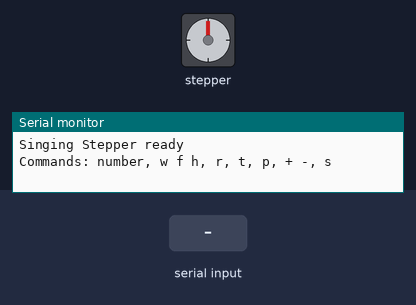
Recording of a sketch running on a simulated Arduino Uno, built with avr-gcc and run on an emulated ATmega328P. Parts: stepper motor, the last lines printed to the serial monitor. Wiring (inferred from the names in the program): stepper motor (2048 steps per turn assumed): coils pin 8, pin 9, pin 10, pin 11. Inputs (shaded band) come from the test bench.

Above: at 1.2 s.
1.3 s: "90,45\n" received over Serial
At 2.0 s:
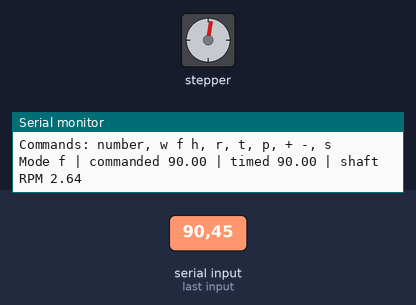
4.3 s: "t90\n" received over Serial
At 4.3 s:
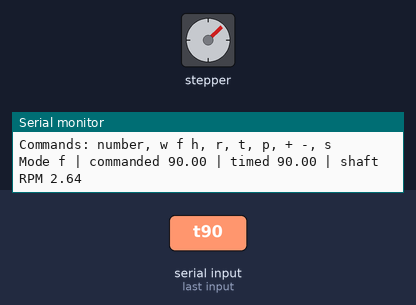
7.3 s: "p\n" received over Serial
10.3 s: "200\n" received over Serial
13.3 s: "+\n" received over Serial
At 14.5 s:
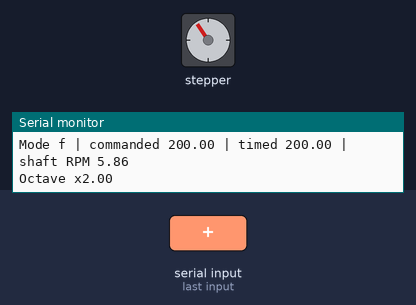
14.8 s: "30,150\n" received over Serial
At 17.33 s:
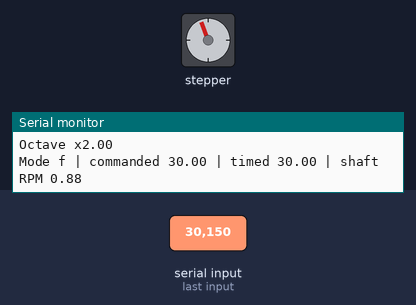
Timing chart, 0 to 34.0 s (numbered marks = the images above; inputs shaded):
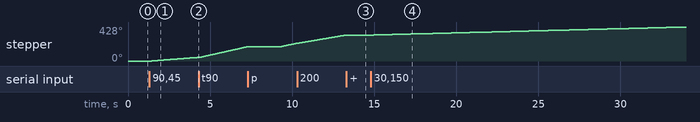

The sketch:

singing_stepper.ino
```cpp
/*
  Singing Stepper - Engr 346 DLA

    Type a command and press Enter:
    440     play 440 steps/s (= 440 Hz) until the next command
    w f h   wave / full / half step mode
    r       ramp on/off (start at 100 steps/s and speed up)
    t       test: play 10 notes, 3 s each, 1 s quiet between
    p       play the Alphabet song ( Just for fun)
    + -     song one octave up / down
    s       stop
  Typing anything while the motor is playing stops it.
*/

// Counts how many items are in a list. Example: COUNT(ALPHABET) = 42
#define COUNT(list) (sizeof(list) / sizeof(list[0]))

const int PIN[4] = {8, 9, 10, 11};   // IN1, IN2, IN3, IN4

// Coil table: 1 = coil on. Columns are IN1, IN2, IN3, IN4.
// Even rows have 1 coil on (wave drive). Odd rows have 2 coils on (full step).
// Half step uses every row, so it switches between 1 and 2 coils.
const byte COILS[8][4] = {
  {1, 0, 0, 0},   // row 0
  {1, 1, 0, 0},   // row 1
  {0, 1, 0, 0},   // row 2
  {0, 1, 1, 0},   // row 3
  {0, 0, 1, 0},   // row 4
  {0, 0, 1, 1},   // row 5
  {0, 0, 0, 1},   // row 6
  {1, 0, 0, 1}    // row 7
};

// =================== INPUTS: change these, not the functions ===================

// Test notes in steps/s (= Hz)
const float TEST_NOTES[] = {262, 294, 330, 349, 392, 440, 523, 659, 784, 880};

// Note frequencies in Hz. Add more here if a new song needs them.
const float NOTE_C4 = 261.63, NOTE_D4 = 293.66, NOTE_E4 = 329.63;
const float NOTE_F4 = 349.23, NOTE_G4 = 392.00, NOTE_A4 = 440.00;

// A song is a list of {note, length} pairs.
// Length: 2 = eighth, 4 = quarter, 8 = half note
const float ALPHABET[][2] = {
  {NOTE_C4, 4}, {NOTE_C4, 4}, {NOTE_G4, 4}, {NOTE_G4, 4}, {NOTE_A4, 4}, {NOTE_A4, 4}, {NOTE_G4, 8},  // A B C D E F G
  {NOTE_F4, 4}, {NOTE_F4, 4}, {NOTE_E4, 4}, {NOTE_E4, 4},                                            // H I J K
  {NOTE_D4, 2}, {NOTE_D4, 2}, {NOTE_D4, 2}, {NOTE_D4, 2}, {NOTE_C4, 8},                              // L M N O P
  {NOTE_G4, 4}, {NOTE_G4, 4}, {NOTE_F4, 8}, {NOTE_E4, 4}, {NOTE_E4, 4}, {NOTE_D4, 8},                // Q R S, T U V
  {NOTE_G4, 4}, {NOTE_G4, 4}, {NOTE_F4, 8}, {NOTE_E4, 4}, {NOTE_E4, 4}, {NOTE_D4, 8},                // W X, Y and Z
  {NOTE_C4, 4}, {NOTE_C4, 4}, {NOTE_G4, 4}, {NOTE_G4, 4}, {NOTE_A4, 4}, {NOTE_A4, 4}, {NOTE_G4, 8},  // Now I know my A B C's
  {NOTE_F4, 4}, {NOTE_F4, 4}, {NOTE_E4, 4}, {NOTE_E4, 4}, {NOTE_D4, 4}, {NOTE_D4, 4}, {NOTE_C4, 8}   // Next time won't you sing with me
};

// ===============================================================================

const int GAP_MS = 30;  // short silence after each note

byte row = 1;        // current row of the coil table
byte stepSize = 2;   // 2 for wave or full (skip every other row), 1 for half
char mode = 'f';
bool rampOn = false;
float octave = 1.0;  // 1 = as written, 0.5 = one octave down, 2 = one octave up

// Turn the coils on/off to match one row of the table
void setCoils(byte r) {
  for (int i = 0; i < 4; i++) digitalWrite(PIN[i], COILS[r][i]);
}

void allOff() {
  for (int i = 0; i < 4; i++) digitalWrite(PIN[i], LOW);
}

// One click of the motor: move to the next row
void oneStep() {
  row = (row + stepSize) % 8;
  setCoils(row);
}

void setMode(char m) {
  mode = m;
  if (m == 'w') { row = 0; stepSize = 2; }   // even rows only
  if (m == 'f') { row = 1; stepSize = 2; }   // odd rows only
  if (m == 'h') { stepSize = 1; }            // every row
  Serial.print("Mode: ");
  Serial.println(m);
}

// Print the tone info before playing
void printInfo(float hz) {
  unsigned long period = 1000000.0 / hz;          // microseconds between steps
  float stepsPerRev = (stepSize == 1) ? 4096 : 2048;
  Serial.print("Mode ");          Serial.print(mode);
  Serial.print(" | commanded ");  Serial.print(hz);
  Serial.print(" | timed ");      Serial.print(1000000.0 / period);
  Serial.print(" | shaft RPM ");  Serial.println(hz * 60 / stepsPerRev);
  Serial.flush();                 // finish printing before the motor starts
}

// Step at 'hz' steps per second for 'ms' milliseconds.
// ms = 0: keep going until new input arrives.
// Returns false if stopped by new input.
bool playTone(float hz, unsigned long ms) {
  float rate = hz;
  if (rampOn && hz > 100) rate = 100;           // ramp: start slow
  unsigned long period = 1000000.0 / rate;      // microseconds between steps
  unsigned long start = millis();
  unsigned long lastStep = micros();
  setCoils(row);

  while (ms == 0 || millis() - start < ms) {
    if (Serial.available()) {                   // new input: stop
      allOff();
      return false;
    }
    if (micros() - lastStep >= period) {        // time for the next step?
      lastStep += period;                       // keeps the steps evenly spaced
      oneStep();
      if (rate < hz) {                          // ramp: speed up a little each step
        rate = min(rate + 2000.0 / rate, hz);
        period = 1000000.0 / rate;
      }
    }
  }
  allOff();
  return true;
}

// Play each note in a list, with quiet between.
// Inputs: the list of notes, how many notes, on time (ms), off time (ms).
void runTest(const float notes[], int count, unsigned long onMs, unsigned long offMs) {
  Serial.println("Test start");
  for (int i = 0; i < count; i++) {
    Serial.print("[");
    Serial.print(i + 1);
    Serial.print("] ");
    printInfo(notes[i]);
    if (!playTone(notes[i], onMs)) return;     // stopped early
    delay(offMs);
  }
  Serial.println("Test done");
}

// Play a song.
// Inputs: the song (list of {note, length} pairs), how many notes, and the tempo (BPM).
// Length units: 1 = sixteenth, 2 = eighth, 4 = quarter, 8 = half note.
void playSong(const float song[][2], int count, int bpm) {
  unsigned long sixteenthMs = 15000UL / bpm;   // 60000 ms per minute / bpm / 4
  Serial.println("Song starts in 2 s...");
  delay(2000);                                 // time to start recording
  for (int i = 0; i < count; i++) {
    float hz = song[i][0] * octave;                              // column 0 = the note
    unsigned long noteMs = song[i][1] * sixteenthMs - GAP_MS;    // column 1 = the length
    Serial.println(hz);
    Serial.flush();
    if (!playTone(hz, noteMs)) return;         // play the note (stop on new input)
    delay(GAP_MS);
  }
  Serial.println("Song done");
}

void setup() {
  for (int i = 0; i < 4; i++) pinMode(PIN[i], OUTPUT);   // pins start LOW, so all coils start off
  Serial.begin(9600);
  Serial.println("Singing Stepper ready");
  Serial.println("Commands: number, w f h, r, t, p, + -, s");
}

void loop() {
  if (!Serial.available()) return;             // nothing typed yet

  String cmd = Serial.readStringUntil('\n');   // read the typed command
  cmd.trim();                                  // remove spaces and the Enter key
  if (cmd.length() == 0) return;
  char c = cmd[0];

  if (c == 'w' || c == 'f' || c == 'h') setMode(c);
  else if (c == 'r') {
    rampOn = !rampOn;
    Serial.println(rampOn ? "Ramp ON" : "Ramp OFF");
  }
  else if (c == 't') runTest(TEST_NOTES, COUNT(TEST_NOTES), 3000, 1000);   // notes, count, 3 s on, 1 s off
  else if (c == 'p') playSong(ALPHABET, COUNT(ALPHABET), 100);             // song, count, 100 BPM
  else if (c == '+') { octave = octave * 2; Serial.print("Octave x"); Serial.println(octave); }
  else if (c == '-') { octave = octave / 2; Serial.print("Octave x"); Serial.println(octave); }
  else if (c == 's') Serial.println("Stopped");
  else {
    float hz = cmd.toFloat();                  // turn text like "440" into a number
    if (hz >= 1 && hz <= 3000) {
      printInfo(hz);
      playTone(hz, 0);                         // play until the next input
    } else {
      Serial.println("Unknown command");
    }
  }
}
```

Measured:
- after the input at 1.3 s, stepper: keeps turning clockwise at about 16°/s, starting after 0.13 s
- after the input at 13.3 s, stepper: stops changing and stays 327°
- after the input at 14.8 s, stepper: keeps turning clockwise at about 5°/s, starting after 0.17 s
